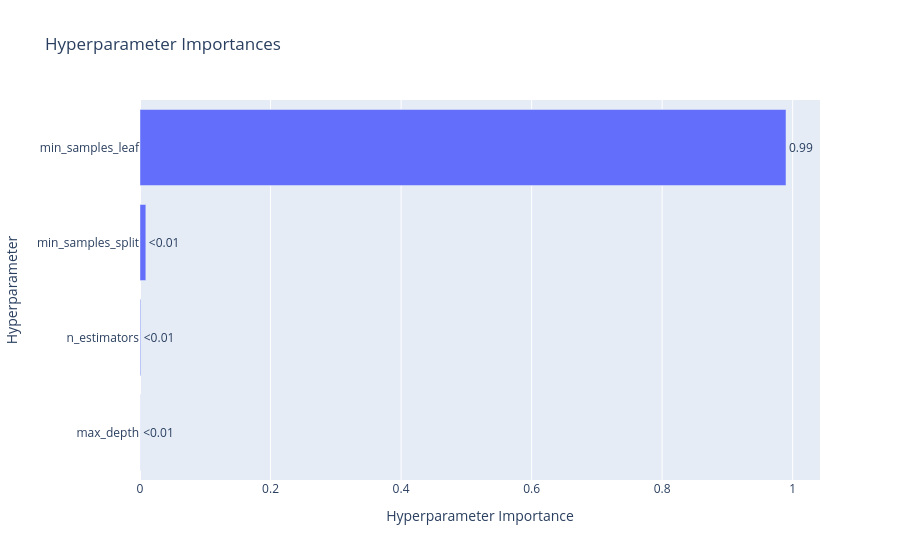

Notebook cell for this chart:
### Code cell
optuna.visualization.plot_param_importances(study)

### Figure 1 — Plotly figure (JSON) as saved in the notebook; plotly's stock layout.template omitted (floating-point values rounded to 4 significant figures)
{"data": [{"cliponaxis": false, "hovertemplate": ["max_depth (IntDistribution): 0.00021032938989593085<extra></extra>", "n_estimators (IntDistribution): 0.0011011721459714215<extra></extra>", "min_samples_split (IntDistribution): 0.008930829910203017<extra></extra>", "min_samples_leaf (IntDistribution): 0.9897576685539298<extra></extra>"], "name": "Objective Value", "orientation": "h", "text": ["<0.01", "<0.01", "<0.01", "0.99"], "textposition": "outside", "type": "bar", "x": [0.0002103, 0.001101, 0.008931, 0.9898], "y": ["max_depth", "n_estimators", "min_samples_split", "min_samples_leaf"]}], "layout": {"title": {"text": "Hyperparameter Importances"}, "xaxis": {"title": {"text": "Hyperparameter Importance"}}, "yaxis": {"title": {"text": "Hyperparameter"}}}}
